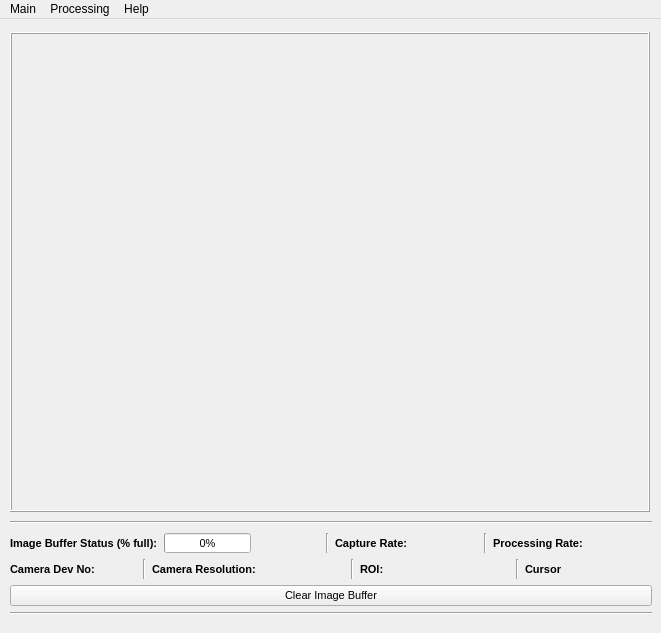
<?xml version="1.0" encoding="UTF-8"?>
<ui version="4.0">
 <class>MainWindow</class>
 <widget class="QMainWindow" name="MainWindow">
  <property name="geometry">
   <rect>
    <x>0</x>
    <y>0</y>
    <width>661</width>
    <height>633</height>
   </rect>
  </property>
  <property name="sizePolicy">
   <sizepolicy hsizetype="Minimum" vsizetype="Minimum">
    <horstretch>0</horstretch>
    <verstretch>0</verstretch>
   </sizepolicy>
  </property>
  <property name="minimumSize">
   <size>
    <width>661</width>
    <height>633</height>
   </size>
  </property>
  <property name="windowTitle">
   <string>qt-opencv-multithreaded</string>
  </property>
  <property name="autoFillBackground">
   <bool>false</bool>
  </property>
  <widget class="QWidget" name="centralwidget">
   <widget class="QWidget" name="layoutWidget">
    <property name="geometry">
     <rect>
      <x>10</x>
      <y>10</y>
      <width>642</width>
      <height>591</height>
     </rect>
    </property>
    <layout class="QVBoxLayout" name="verticalLayout_2">
     <item>
      <widget class="FrameLabel" name="frameLabel">
       <property name="enabled">
        <bool>true</bool>
       </property>
       <property name="sizePolicy">
        <sizepolicy hsizetype="Fixed" vsizetype="Fixed">
         <horstretch>0</horstretch>
         <verstretch>0</verstretch>
        </sizepolicy>
       </property>
       <property name="minimumSize">
        <size>
         <width>640</width>
         <height>480</height>
        </size>
       </property>
       <property name="mouseTracking">
        <bool>true</bool>
       </property>
       <property name="autoFillBackground">
        <bool>true</bool>
       </property>
       <property name="frameShape">
        <enum>QFrame::Box</enum>
       </property>
       <property name="frameShadow">
        <enum>QFrame::Raised</enum>
       </property>
       <property name="lineWidth">
        <number>1</number>
       </property>
       <property name="alignment">
        <set>Qt::AlignCenter</set>
       </property>
      </widget>
     </item>
     <item>
      <widget class="Line" name="line_5">
       <property name="orientation">
        <enum>Qt::Horizontal</enum>
       </property>
      </widget>
     </item>
     <item>
      <layout class="QVBoxLayout" name="verticalLayout_1">
       <item>
        <layout class="QHBoxLayout" name="horizontalLayout_1">
         <item>
          <widget class="QLabel" name="label_1">
           <property name="sizePolicy">
            <sizepolicy hsizetype="Minimum" vsizetype="Fixed">
             <horstretch>0</horstretch>
             <verstretch>0</verstretch>
            </sizepolicy>
           </property>
           <property name="minimumSize">
            <size>
             <width>0</width>
             <height>20</height>
            </size>
           </property>
           <property name="maximumSize">
            <size>
             <width>16777215</width>
             <height>20</height>
            </size>
           </property>
           <property name="font">
            <font>
             <pointsize>8</pointsize>
             <weight>75</weight>
             <bold>true</bold>
            </font>
           </property>
           <property name="text">
            <string>Image Buffer Status (% full):</string>
           </property>
           <property name="alignment">
            <set>Qt::AlignLeading|Qt::AlignLeft|Qt::AlignVCenter</set>
           </property>
          </widget>
         </item>
         <item>
          <widget class="QProgressBar" name="imageBufferBar">
           <property name="sizePolicy">
            <sizepolicy hsizetype="Minimum" vsizetype="Fixed">
             <horstretch>0</horstretch>
             <verstretch>0</verstretch>
            </sizepolicy>
           </property>
           <property name="minimumSize">
            <size>
             <width>0</width>
             <height>20</height>
            </size>
           </property>
           <property name="maximumSize">
            <size>
             <width>16777215</width>
             <height>20</height>
            </size>
           </property>
           <property name="font">
            <font>
             <pointsize>8</pointsize>
            </font>
           </property>
           <property name="value">
            <number>0</number>
           </property>
          </widget>
         </item>
         <item>
          <widget class="QLabel" name="imageBufferLabel">
           <property name="sizePolicy">
            <sizepolicy hsizetype="Minimum" vsizetype="Fixed">
             <horstretch>0</horstretch>
             <verstretch>0</verstretch>
            </sizepolicy>
           </property>
           <property name="minimumSize">
            <size>
             <width>0</width>
             <height>20</height>
            </size>
           </property>
           <property name="maximumSize">
            <size>
             <width>16777215</width>
             <height>20</height>
            </size>
           </property>
           <property name="font">
            <font>
             <pointsize>8</pointsize>
            </font>
           </property>
           <property name="alignment">
            <set>Qt::AlignCenter</set>
           </property>
          </widget>
         </item>
         <item>
          <widget class="Line" name="line_1">
           <property name="orientation">
            <enum>Qt::Vertical</enum>
           </property>
          </widget>
         </item>
         <item>
          <widget class="QLabel" name="label_2">
           <property name="sizePolicy">
            <sizepolicy hsizetype="Minimum" vsizetype="Fixed">
             <horstretch>0</horstretch>
             <verstretch>0</verstretch>
            </sizepolicy>
           </property>
           <property name="minimumSize">
            <size>
             <width>0</width>
             <height>20</height>
            </size>
           </property>
           <property name="maximumSize">
            <size>
             <width>16777215</width>
             <height>20</height>
            </size>
           </property>
           <property name="font">
            <font>
             <pointsize>8</pointsize>
             <weight>75</weight>
             <bold>true</bold>
            </font>
           </property>
           <property name="text">
            <string>Capture Rate:</string>
           </property>
           <property name="alignment">
            <set>Qt::AlignLeading|Qt::AlignLeft|Qt::AlignVCenter</set>
           </property>
          </widget>
         </item>
         <item>
          <widget class="QLabel" name="captureRateLabel">
           <property name="enabled">
            <bool>true</bool>
           </property>
           <property name="sizePolicy">
            <sizepolicy hsizetype="Minimum" vsizetype="Fixed">
             <horstretch>0</horstretch>
             <verstretch>0</verstretch>
            </sizepolicy>
           </property>
           <property name="minimumSize">
            <size>
             <width>0</width>
             <height>20</height>
            </size>
           </property>
           <property name="maximumSize">
            <size>
             <width>16777215</width>
             <height>20</height>
            </size>
           </property>
           <property name="font">
            <font>
             <pointsize>8</pointsize>
            </font>
           </property>
           <property name="alignment">
            <set>Qt::AlignCenter</set>
           </property>
          </widget>
         </item>
         <item>
          <widget class="Line" name="line_2">
           <property name="orientation">
            <enum>Qt::Vertical</enum>
           </property>
          </widget>
         </item>
         <item>
          <widget class="QLabel" name="label_3">
           <property name="sizePolicy">
            <sizepolicy hsizetype="Minimum" vsizetype="Fixed">
             <horstretch>0</horstretch>
             <verstretch>0</verstretch>
            </sizepolicy>
           </property>
           <property name="minimumSize">
            <size>
             <width>0</width>
             <height>20</height>
            </size>
           </property>
           <property name="maximumSize">
            <size>
             <width>16777215</width>
             <height>20</height>
            </size>
           </property>
           <property name="font">
            <font>
             <pointsize>8</pointsize>
             <weight>75</weight>
             <bold>true</bold>
            </font>
           </property>
           <property name="text">
            <string>Processing Rate:</string>
           </property>
           <property name="alignment">
            <set>Qt::AlignLeading|Qt::AlignLeft|Qt::AlignVCenter</set>
           </property>
          </widget>
         </item>
         <item>
          <widget class="QLabel" name="processingRateLabel">
           <property name="sizePolicy">
            <sizepolicy hsizetype="Minimum" vsizetype="Fixed">
             <horstretch>0</horstretch>
             <verstretch>0</verstretch>
            </sizepolicy>
           </property>
           <property name="minimumSize">
            <size>
             <width>0</width>
             <height>20</height>
            </size>
           </property>
           <property name="maximumSize">
            <size>
             <width>16777215</width>
             <height>20</height>
            </size>
           </property>
           <property name="font">
            <font>
             <pointsize>8</pointsize>
            </font>
           </property>
           <property name="alignment">
            <set>Qt::AlignCenter</set>
           </property>
          </widget>
         </item>
        </layout>
       </item>
       <item>
        <layout class="QHBoxLayout" name="horizontalLayout_2">
         <item>
          <widget class="QLabel" name="label_4">
           <property name="sizePolicy">
            <sizepolicy hsizetype="Minimum" vsizetype="Fixed">
             <horstretch>0</horstretch>
             <verstretch>0</verstretch>
            </sizepolicy>
           </property>
           <property name="minimumSize">
            <size>
             <width>0</width>
             <height>20</height>
            </size>
           </property>
           <property name="maximumSize">
            <size>
             <width>16777215</width>
             <height>20</height>
            </size>
           </property>
           <property name="font">
            <font>
             <pointsize>8</pointsize>
             <weight>75</weight>
             <bold>true</bold>
            </font>
           </property>
           <property name="text">
            <string>Camera Dev No:</string>
           </property>
           <property name="alignment">
            <set>Qt::AlignLeading|Qt::AlignLeft|Qt::AlignVCenter</set>
           </property>
          </widget>
         </item>
         <item>
          <widget class="QLabel" name="deviceNumberLabel">
           <property name="sizePolicy">
            <sizepolicy hsizetype="Minimum" vsizetype="Fixed">
             <horstretch>30</horstretch>
             <verstretch>20</verstretch>
            </sizepolicy>
           </property>
           <property name="minimumSize">
            <size>
             <width>30</width>
             <height>20</height>
            </size>
           </property>
           <property name="maximumSize">
            <size>
             <width>16777215</width>
             <height>20</height>
            </size>
           </property>
           <property name="font">
            <font>
             <pointsize>8</pointsize>
            </font>
           </property>
           <property name="alignment">
            <set>Qt::AlignCenter</set>
           </property>
          </widget>
         </item>
         <item>
          <widget class="Line" name="line_3">
           <property name="orientation">
            <enum>Qt::Vertical</enum>
           </property>
          </widget>
         </item>
         <item>
          <widget class="QLabel" name="label_5">
           <property name="sizePolicy">
            <sizepolicy hsizetype="Minimum" vsizetype="Fixed">
             <horstretch>0</horstretch>
             <verstretch>0</verstretch>
            </sizepolicy>
           </property>
           <property name="minimumSize">
            <size>
             <width>0</width>
             <height>20</height>
            </size>
           </property>
           <property name="maximumSize">
            <size>
             <width>16777215</width>
             <height>20</height>
            </size>
           </property>
           <property name="font">
            <font>
             <pointsize>8</pointsize>
             <weight>75</weight>
             <bold>true</bold>
            </font>
           </property>
           <property name="text">
            <string>Camera Resolution:</string>
           </property>
           <property name="alignment">
            <set>Qt::AlignLeading|Qt::AlignLeft|Qt::AlignVCenter</set>
           </property>
          </widget>
         </item>
         <item>
          <widget class="QLabel" name="cameraResolutionLabel">
           <property name="sizePolicy">
            <sizepolicy hsizetype="Minimum" vsizetype="Fixed">
             <horstretch>70</horstretch>
             <verstretch>20</verstretch>
            </sizepolicy>
           </property>
           <property name="minimumSize">
            <size>
             <width>70</width>
             <height>20</height>
            </size>
           </property>
           <property name="maximumSize">
            <size>
             <width>16777215</width>
             <height>20</height>
            </size>
           </property>
           <property name="font">
            <font>
             <pointsize>8</pointsize>
            </font>
           </property>
           <property name="alignment">
            <set>Qt::AlignCenter</set>
           </property>
          </widget>
         </item>
         <item>
          <widget class="Line" name="line_4">
           <property name="orientation">
            <enum>Qt::Vertical</enum>
           </property>
          </widget>
         </item>
         <item>
          <widget class="QLabel" name="label_6">
           <property name="sizePolicy">
            <sizepolicy hsizetype="Minimum" vsizetype="Fixed">
             <horstretch>0</horstretch>
             <verstretch>0</verstretch>
            </sizepolicy>
           </property>
           <property name="minimumSize">
            <size>
             <width>0</width>
             <height>20</height>
            </size>
           </property>
           <property name="maximumSize">
            <size>
             <width>16777215</width>
             <height>20</height>
            </size>
           </property>
           <property name="font">
            <font>
             <pointsize>8</pointsize>
             <weight>75</weight>
             <bold>true</bold>
            </font>
           </property>
           <property name="text">
            <string>ROI:</string>
           </property>
          </widget>
         </item>
         <item>
          <widget class="QLabel" name="roiLabel">
           <property name="sizePolicy">
            <sizepolicy hsizetype="Minimum" vsizetype="Fixed">
             <horstretch>100</horstretch>
             <verstretch>20</verstretch>
            </sizepolicy>
           </property>
           <property name="minimumSize">
            <size>
             <width>70</width>
             <height>20</height>
            </size>
           </property>
           <property name="maximumSize">
            <size>
             <width>16777215</width>
             <height>20</height>
            </size>
           </property>
           <property name="font">
            <font>
             <pointsize>8</pointsize>
            </font>
           </property>
          </widget>
         </item>
         <item>
          <widget class="Line" name="line_7">
           <property name="orientation">
            <enum>Qt::Vertical</enum>
           </property>
          </widget>
         </item>
         <item>
          <widget class="QLabel" name="label_7">
           <property name="font">
            <font>
             <pointsize>8</pointsize>
             <weight>75</weight>
             <bold>true</bold>
            </font>
           </property>
           <property name="text">
            <string>Cursor</string>
           </property>
          </widget>
         </item>
         <item>
          <widget class="QLabel" name="mouseCursorPosLabel">
           <property name="sizePolicy">
            <sizepolicy hsizetype="Minimum" vsizetype="Fixed">
             <horstretch>70</horstretch>
             <verstretch>20</verstretch>
            </sizepolicy>
           </property>
           <property name="minimumSize">
            <size>
             <width>70</width>
             <height>20</height>
            </size>
           </property>
           <property name="maximumSize">
            <size>
             <width>16777215</width>
             <height>20</height>
            </size>
           </property>
           <property name="font">
            <font>
             <pointsize>8</pointsize>
            </font>
           </property>
          </widget>
         </item>
        </layout>
       </item>
       <item>
        <widget class="QPushButton" name="clearImageBufferButton">
         <property name="font">
          <font>
           <pointsize>8</pointsize>
          </font>
         </property>
         <property name="text">
          <string>Clear Image Buffer</string>
         </property>
        </widget>
       </item>
       <item>
        <widget class="Line" name="line_6">
         <property name="orientation">
          <enum>Qt::Horizontal</enum>
         </property>
        </widget>
       </item>
      </layout>
     </item>
    </layout>
   </widget>
  </widget>
  <widget class="QMenuBar" name="menubar">
   <property name="geometry">
    <rect>
     <x>0</x>
     <y>0</y>
     <width>661</width>
     <height>26</height>
    </rect>
   </property>
   <widget class="QMenu" name="mainMenu">
    <property name="title">
     <string>Main</string>
    </property>
    <addaction name="connectToCameraAction"/>
    <addaction name="disconnectCameraAction"/>
    <addaction name="separator"/>
    <addaction name="exitAction"/>
   </widget>
   <widget class="QMenu" name="aboutMenu">
    <property name="title">
     <string>Help</string>
    </property>
    <addaction name="aboutAction"/>
   </widget>
   <widget class="QMenu" name="processingMenu">
    <property name="title">
     <string>Processing</string>
    </property>
    <addaction name="grayscaleAction"/>
    <addaction name="smoothAction"/>
    <addaction name="dilateAction"/>
    <addaction name="erodeAction"/>
    <addaction name="flipAction"/>
    <addaction name="cannyAction"/>
    <addaction name="facedetectAction"/>
    <addaction name="separator"/>
    <addaction name="settingsAction"/>
   </widget>
   <addaction name="mainMenu"/>
   <addaction name="processingMenu"/>
   <addaction name="aboutMenu"/>
  </widget>
  <action name="connectToCameraAction">
   <property name="text">
    <string>Connect to Camera...</string>
   </property>
  </action>
  <action name="disconnectCameraAction">
   <property name="text">
    <string>Disconnect Camera</string>
   </property>
  </action>
  <action name="exitAction">
   <property name="text">
    <string>Exit</string>
   </property>
  </action>
  <action name="aboutAction">
   <property name="text">
    <string>About...</string>
   </property>
  </action>
  <action name="grayscaleAction">
   <property name="checkable">
    <bool>true</bool>
   </property>
   <property name="text">
    <string>1: Grayscale</string>
   </property>
  </action>
  <action name="smoothAction">
   <property name="checkable">
    <bool>true</bool>
   </property>
   <property name="text">
    <string>2: Smooth</string>
   </property>
  </action>
  <action name="flipAction">
   <property name="checkable">
    <bool>true</bool>
   </property>
   <property name="text">
    <string>5: Flip</string>
   </property>
  </action>
  <action name="dilateAction">
   <property name="checkable">
    <bool>true</bool>
   </property>
   <property name="text">
    <string>3: Dilate</string>
   </property>
  </action>
  <action name="erodeAction">
   <property name="checkable">
    <bool>true</bool>
   </property>
   <property name="text">
    <string>4: Erode</string>
   </property>
  </action>
  <action name="cannyAction">
   <property name="checkable">
    <bool>true</bool>
   </property>
   <property name="text">
    <string>6. Canny</string>
   </property>
  </action>
  <action name="settingsAction">
   <property name="text">
    <string>Settings...</string>
   </property>
  </action>
  <action name="facedetectAction">
   <property name="checkable">
    <bool>true</bool>
   </property>
   <property name="text">
    <string>7: Facedetect</string>
   </property>
  </action>
 </widget>
 <customwidgets>
  <customwidget>
   <class>FrameLabel</class>
   <extends>QLabel</extends>
   <header>FrameLabel.h</header>
  </customwidget>
 </customwidgets>
 <tabstops>
  <tabstop>clearImageBufferButton</tabstop>
 </tabstops>
 <resources/>
 <connections/>
</ui>
